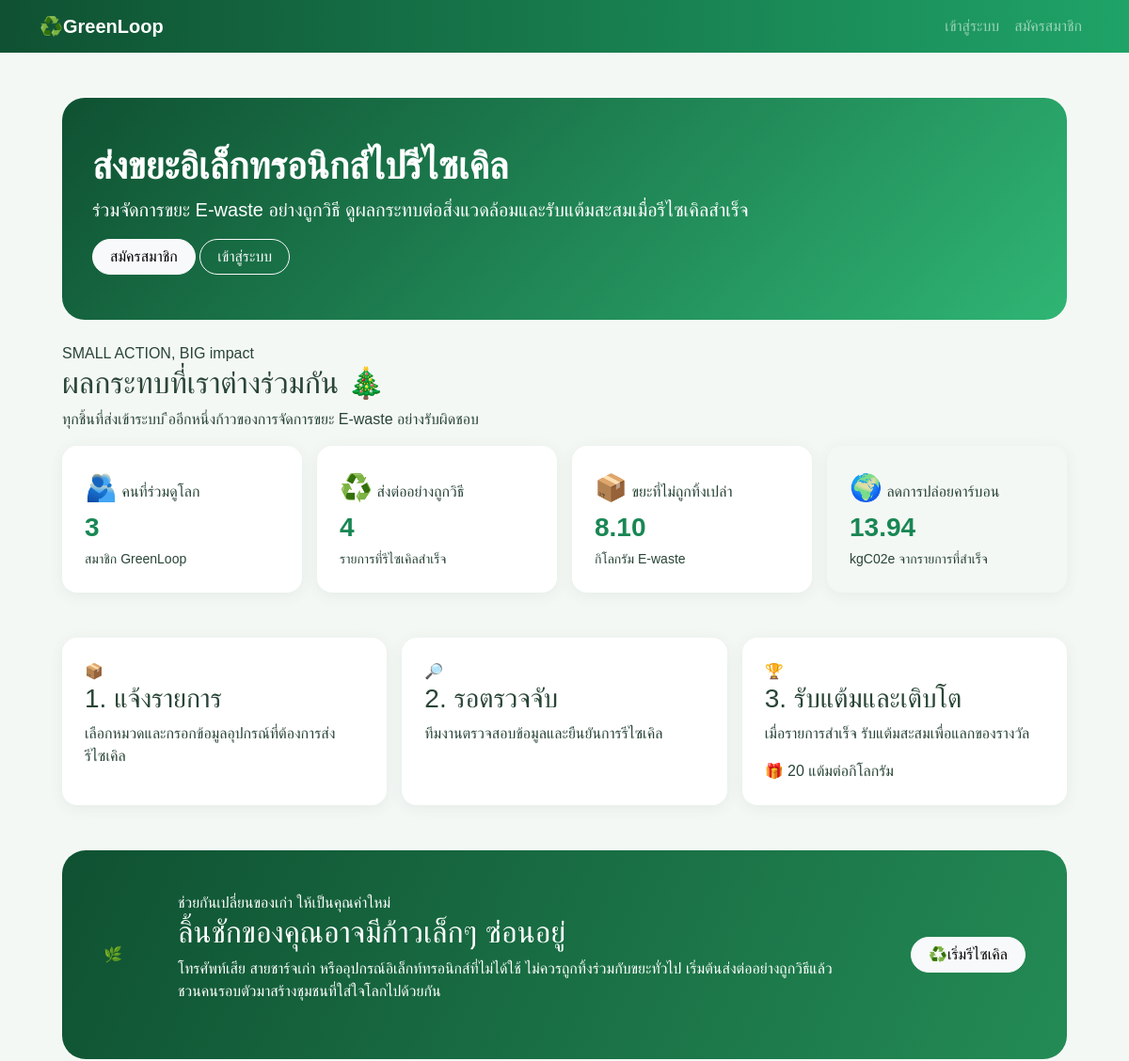
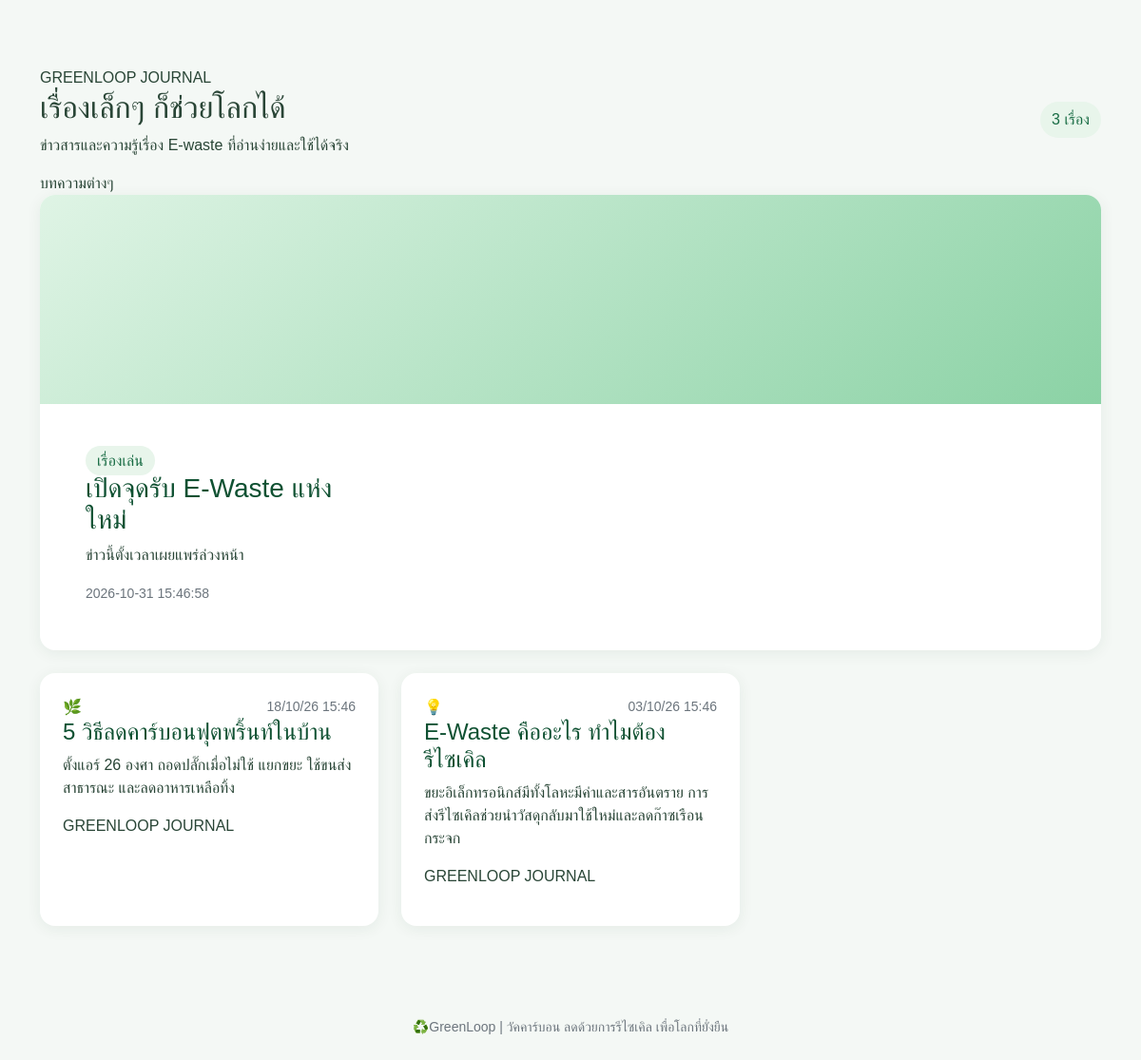
The page / on the database its author committed (2 pictures, top to bottom).
### tables this page shows
CREATE TABLE contents (
    id INT AUTO_INCREMENT PRIMARY KEY,
    user_id INT NOT NULL,
    title VARCHAR(150) NOT NULL,
    body TEXT NOT NULL,
    start_at DATETIME NOT NULL,
    end_at DATETIME NULL,
    created_at DATETIME NOT NULL DEFAULT CURRENT_TIMESTAMP,
    KEY idx_contents_user (user_id),
    CONSTRAINT fk_contents_user FOREIGN KEY (user_id) REFERENCES users (id) ON DELETE CASCADE
);

### init.php (called while the page is built, shortened)
<?php
function me(){
    return !empty($_SESSION['uid']) ? ($_SESSION['user'] ?? null) : null;
}
function e($value){
    return htmlspecialchars((string) $value, ENT_QUOTES, 'UTF-8');
}
require_once __DIR__ . '/header.php';

### controller/home.php (called while the page is built, shortened)
<?php
require_once __DIR__ . '/../init.php';
$new = $db->query('SELECT * FROM contents WHERE start_at <= NOW() AND (end_at IS NULL OR end_at > NOW()) ORDER BY start_at DESC')->fetch_all(MYSQLI_ASSOC);
$FN = $new ? array_shift($new) : null ;
$sum = $db->query("SELECT COUNT(*) AS n , COALESCE(SUM(weight_kg), 0) AS kg , COALESCE(SUM(co2_kg), 0) AS co2 FROM recycles WHERE status = 'done'")->fetch_assoc();
$MC = (int) $db->query("SELECT COUNT(*) FROM users WHERE role = 'user'")->fetch_row()[0];

### index.php (the view, shortened to what this page needs)
<?php
require 'init.php';
require 'controller/home.php';
    $u = me();
    $steps = [
        ['📦','1. แจ้งรายการ','เลือกหมวดและกรอกข้อมูลอุปกรณ์ที่ต้องการส่งรีไซเคิล','recycle.php#recycle-form'],
        ['🔎','2. รอตรวจจับ','ทีมงานตรวจสอบข้อมูลและยืนยันการรีไซเคิล','recycle.php'],
        ['🏆','3. รับแต้มและเติบโต','เมื่อรายการสำเร็จ รับแต้มสะสมเพื่อแลกของรางวัล','points.php'],
    ];
?>
<div class="container p-4">
    <div class="hero mb-4">
        <?php if ($u): ?>
            <h1>สวัสดี<?= e($u['name'])?>👋</h1>
            <p class="lead"></p>
            <a href="recycle.php#recycle-form" class="btn btn-light">รีไซเคิล</a>
            <a href="points.php" class="btn btn-outline-light">ดูแต้มสะสม</a>
        <?php else: ?>
            <h1>ส่งขยะอิเล็กทรอนิกส์ไปรีไซเคิล</h1>
            <p class="lead">ร่วมจัดการขยะ E-waste อย่างถูกวิธี ดูผลกระทบต่อสิ่งแวดล้อมและรับแต้มสะสมเมื่อรีไซเคิลสำเร็จ</p>
            <a href="register.php" class="btn btn-light">สมัครสมาชิก</a>
            <a href="login.php" class="btn btn-outline-light">เข้าสู่ระบบ</a>
        <?php endif; ?>
    </div>
    <section class="home-impact-section">
        <div class="home-section-heading">
            <span class="section-eyebrow">SMALL ACTION, BIG impact</span>
            <h2>ผลกระทบที่เราต่างร่วมกัน 🎄</h2>
            <p>ทุกชิ้นที่ส่งเข้าระบบ ืออีกหนึ่งก้าวของการจัดการขยะ E-waste อย่างรับผิดชอบ</p>
        </div>
        <div class="row g-3 home-impact-grid">
            <div class="col-6 col-xl-3">
                <div class="impact-card h-100 p-4 bg-white">
                    <span class="impact-logo fs-3">🫂</span>
                    <span class="impact-label">คนที่ร่วมดูโลก</span>
                    <strong class="d-block fs-3 text-success"><?= number_format($MC) ?></strong>
                    <small>สมาชิก GreenLoop</small>
                </div>
            </div>
            <div class="col-6 col-xl-3">
                <div class="impact-card h-100 p-4 bg-white">
                    <span class="impact-logo fs-3">♻️</span>
                    <span class="impact-label">ส่งต่ออย่างถูกวิธี</span>
                    <strong class="d-block fs-3 text-success"><?= number_format($sum['n'])?></strong>
                    <small>รายการที่รีไซเคิลสำเร็จ</small>
                </div>
            </div>
            <div class="col-6 col-xl-3">
                <div class="impact-card h-100 p-4 bg-white">
                    <span class="impact-logo fs-3">📦</span>
                    <span class="impact-label">ขยะที่ไม่ถูกทิ้งเปล่า</span>
                    <strong class="d-block fs-3 text-success"><?= number_format((float) $sum['kg'], 2) ?></strong>
                    <small>กิโลกรัม E-waste</small>
                </div>
            </div>
            <div class="col-6 col-xl-3">
                <div class="impact-card h-100 p-4 impact-card-highlight">
                    <span class="impact-logo fs-3">🌍</span>
                    <span class="impact-label">ลดการปล่อยคาร์บอน</span>
                    <strong class="d-block fs-3 text-success"><?= number_format((float) $sum['co2'], 2) ?></strong>
                    <small>kgC02e จากรายการที่สำเร็จ</small>
                </div>
            </div>
        </div>
    </section>
    <section class="home-journey-section">
        <div class="row g-3">
            <?php foreach ($steps as $index => $s): ?>
                <div class="col-md-4">
                    <a href="<?= e($s[3]) ?>" class="card journey-card h-100 p-4 text-decoration-none">
                        <div class="journy-card-top d-flex align-items-center justify-content-between gap-3">
                            <span class="journy-icon"><?= $s[0]?></span>
                        </div>
                        <h3><?= $s[1]?></h3>
                        <p><?= $s[2]?></p>
                        <?php if ($index === 2): ?>
                            <span class="journey-reward">🎁 20 แต้มต่อกิโลกรัม</span>
                        <?php endif;    ?>
                    </a>
                </div>
            <?php endforeach; ?>
        </div>
    </section>
    <section class="home-campaign d-flex justify-content-between gap-4 mt-5 rounded-4">
        <div class="campaign-decoration" aria-hidden="true">🌿</div>
        <div class="campaign-copy">
            <span class="section-eyebrow">ช่วยกันเปลี่ยนของเก่า ให้เป็นคุณค่าใหม่</span>
            <h2>ลิ้นชักของคุณอาจมีก้าวเล็กๆ ซ่อนอยู่</h2>
            <p>โทรศัพท์เสีย สายชาร์จเก่า หรืออุปกรณ์อิเล็กท์ทรอนิกส์ที่ไม่ได้ใช้ ไม่ควรถูกทิ้งร่วมกับขยะทั่วไป เริ่มต้นส่งต่ออย่างถูกวิธีแล้วชวนคนรอบตัวมาสร้างชุมชนที่ใส่ใจโลกไปด้วยกัน</p>
        </div>
        <a href="recycle.php#recycle-form" class="btn btn-light campaign-action">♻️เริ่มรีไซเคิล</a>
    </section>
</div>
<section class="article-section mt-5 mb-4">
    <div class="articles-heading d-flex align-items-center justify-content-between gap-3">
        <div>
            <span class="section-eyebrow">GREENLOOP JOURNAL</span>
            <h2>เรื่องเล็กๆ ก็ช่วยโลกได้</h2>
            <p>ข่าวสารและความรู้เรื่อง E-waste ที่อ่านง่ายและใช้ได้จริง</p>
        </div>
        <span class="article-count"><?= $FN ? count($new) + 1 : 0?> เรื่อง</span>
    </div>
    <div class="article-toolbar d-flex justify-content-between align-items-center gap-3">
        <span>บทความต่างๆ</span>
    </div>
    <?php if ($FN): ?>
        <article class="card article-feature row g-0 m-0 overflow-hidden mb-4">
            <div class="article-art col-md-5 d-grid w-100 h-100 align-items-center justify-content-between position-relative" aria-hidden="true">
            </div>
            <div class="article-feature-content col-md-4 pd-4 p-lg-5">
                <span class="article-label">เรื่องเล่น</span>
                <h3><?= e($FN['title']) ?></h3>
                <p><?= nl2br(e($FN['body']))?></p>
                <small class="text-muted"><?= ($FN['start_at'])?></small>
            </div>
        </article>
        <?php if ($new): ?>
            <div class="row">
                <?php foreach ($new as $index => $n): ?>
                    <div class="col-md-6 col-xl-4 mb-4">
                        <article class="card article-card h-100 p-4 mb-3">
                            <div class="article-card-top d-flex align-items-center justify-content-between gap-3">
                                <span class="article-card-icon"><?= $index % 2 === 0 ? '🌿' : '💡'?></span>
                                <small class="text-muted"><?= ($n['start_at'] ? date('d/m/y H:i', strtotime($n['start_at'])) : '-')?></small>
                            </div>
                            <h4><?= e($n['title'])?></h4>
                            <p><?= nl2br(e($n['body']))?></p>
                            <span class="article-read-label">GREENLOOP JOURNAL</span>
                        </article>
                    </div>
                <?php endforeach; ?>
            </div>
        <?php endif; ?>
    <?php else: ?>
        <div class="alert alert-secondary">ไม่พบข่าวสาร</div>
    <?php endif; ?>
</section>

### assets/style.css (style rules this page uses)
:root { --green:#176b43; --deep-green:#0f5132; --soft-green:#e8f5eb; }
body { background: #f4f8f5; color: #294536; font-family: "Leelawadee UI", Tahoma, sans-serif; }
.hero { padding: clamp(24px, 5vw, 48px) 32px; border-radius: 24px; color: #fff; background: linear-gradient(135deg,var(--deep-green), #2fb574); }
.hero h1, .home-section.heading h2 { font-weight: 700; }
.btn { border-radius: 50px; padding-inline: 18px; transition: -2s; }
.card, .impact-card { border: 0; border-radius: 16px; box-shadow: 0 3px 16px #174b3112; }
.hero .lead { max-width: 760px; }
.home-section-head h2, .article-feature h3, .article-card h4 { color: var(--deep-green); }
.journey-card, .article-card { transition: .2s; }
.journey-card { color: inherit; }
.home-campaign { align-items: center; padding: clamp(24px, 5vw, 44px); border-radius: 25px; background: linear-gradient(115deg, var(--deep-green), #238b55); color: #fff; }
.campaign-copy { max-width: 720px; }
.campaign-copy h2 { font-size:clamp(1.4rem, 3vw, 2rem); }
.article-count, .article-label { padding: 7px 12px; border-radius: 50px; background: var(--soft-green); color: var(--green); }
.article-art { place-items: center; min-height: 220px; background: linear-gradient(140deg, #dff4e5, #8bd2a5); }

### rows shown on the page
contents: title "เปิดจุดรับ E-Waste แห่งใหม่", body "ข่าวนี้ตั้งเวลาเผยแพร่ล่วงหน้า", start_at "2026-10-31 15:46:58"
contents: start_at "18/10/26 15:46", title "5 วิธีลดคาร์บอนฟุตพริ้นท์ในบ้าน", body "ตั้งแอร์ 26 องศา ถอดปลั๊กเมื่อไม่ใช้ แยกขยะ ใช้ขนส่งสาธารณะ และลดอาหารเหลือทิ้ง"
contents: start_at "03/10/26 15:46", title "E-Waste คืออะไร ทำไมต้องรีไซเคิล", body "ขยะอิเล็กทรอนิกส์มีทั้งโลหะมีค่าและสารอันตราย การส่งรีไซเคิลช่วยนำวัสดุกลับมาใช้ใหม่และลดก๊าซเรือนกระจก"

### other values the page prints
$MC "3"
$sum['n'] "4"
$sum['kg'] "8.10"
$sum['co2'] "13.94"
$s[0] "📦"
$s[1] "1. แจ้งรายการ"
$s[2] "เลือกหมวดและกรอกข้อมูลอุปกรณ์ที่ต้องการส่งรีไซเคิล"
$s[0] "🔎"
$s[1] "2. รอตรวจจับ"
$s[2] "ทีมงานตรวจสอบข้อมูลและยืนยันการรีไซเคิล"
$s[0] "🏆"
$s[1] "3. รับแต้มและเติบโต"
$s[2] "เมื่อรายการสำเร็จ รับแต้มสะสมเพื่อแลกของรางวัล"
count($new) + 1 "3"
